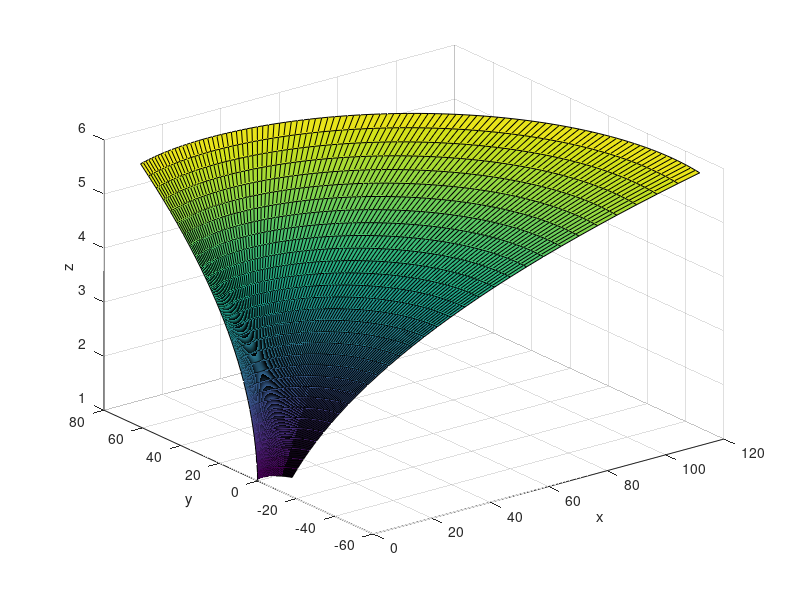

MATLAB code to generate this figure:
 a=1;
b =(0:0.02:2)';
Z = 1:0.05*pi:6;
r=a.*(Z+b).^2.*log(Z+b);
X =r.*sin(b);
Y =r.*cos(b);
Z = Z.*ones(size(b));
figure
surf(X,Y,Z);
xlabel('x'); 
ylabel('y'); 
zlabel('z')

